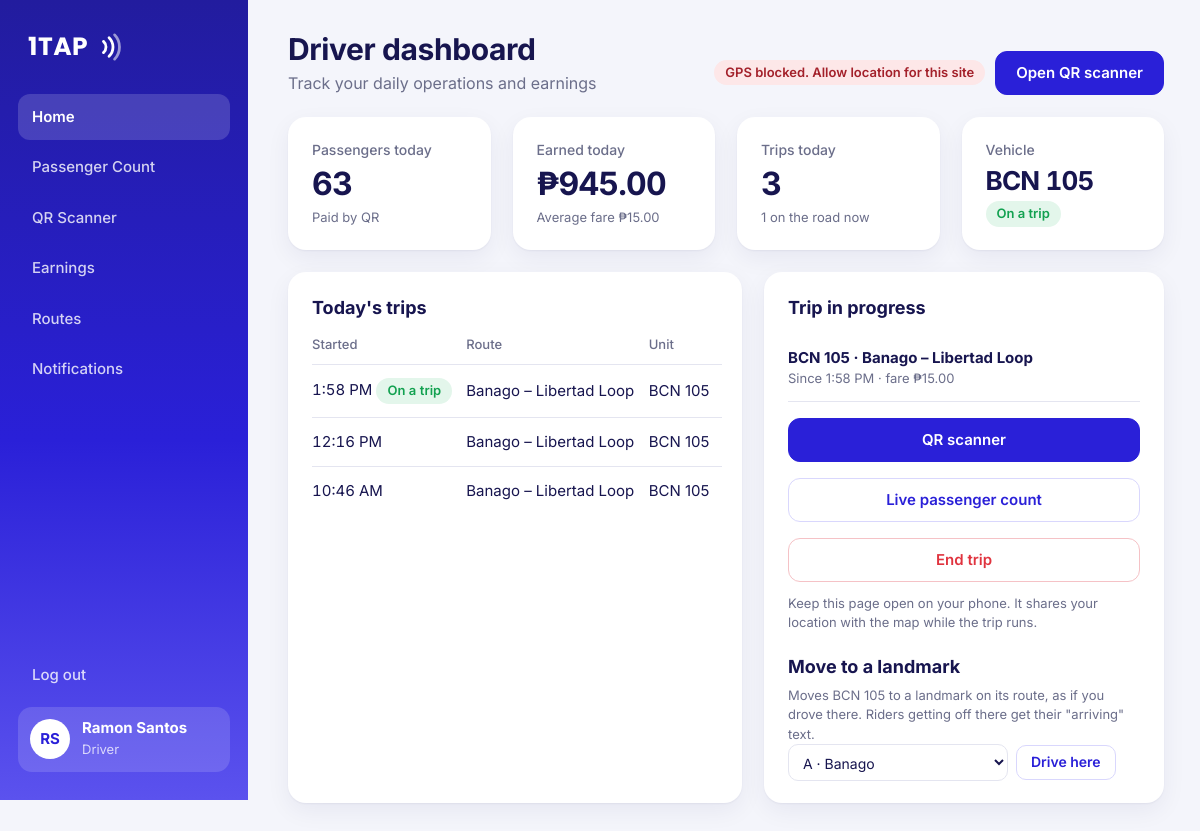
/controllers/driver_home.php (signed in), run on the app's committed database.
### tables this page shows
CREATE TABLE trips (
  trip_id     INT UNSIGNED NOT NULL AUTO_INCREMENT,
  unit_id     SMALLINT UNSIGNED NOT NULL,
  route_id    SMALLINT UNSIGNED NOT NULL,
  driver_id   INT UNSIGNED NOT NULL,
  started_at  DATETIME NOT NULL,
  ended_at    DATETIME NULL,
  PRIMARY KEY (trip_id),
  KEY idx_trips_driver (driver_id, started_at),
  KEY idx_trips_unit (unit_id, ended_at),
  CONSTRAINT fk_trips_unit FOREIGN KEY (unit_id) REFERENCES jeepneys (unit_id),
  CONSTRAINT fk_trips_route FOREIGN KEY (route_id) REFERENCES routes (route_id),
  CONSTRAINT fk_trips_driver FOREIGN KEY (driver_id) REFERENCES users (user_id)
);

CREATE TABLE jeepneys (
  unit_id      SMALLINT UNSIGNED NOT NULL AUTO_INCREMENT,
  operator_id  INT UNSIGNED NOT NULL,
  route_id     SMALLINT UNSIGNED NULL,              
  unit_code    VARCHAR(20) NOT NULL,
  plate_no     VARCHAR(20) NOT NULL,
  capacity     TINYINT UNSIGNED NOT NULL DEFAULT 25,
  status       ENUM('active','breakdown','offline') NOT NULL DEFAULT 'active',
  simulated    TINYINT(1) NOT NULL DEFAULT 0,       
  PRIMARY KEY (unit_id),
  UNIQUE KEY uq_unit_code (unit_code),
  KEY idx_units_route (route_id),
  CONSTRAINT fk_jeepneys_operator FOREIGN KEY (operator_id) REFERENCES users (user_id),
  CONSTRAINT fk_jeepneys_route FOREIGN KEY (route_id) REFERENCES routes (route_id) ON DELETE SET NULL
);

CREATE TABLE routes (
  route_id     SMALLINT UNSIGNED NOT NULL AUTO_INCREMENT,
  route_name   VARCHAR(100) NOT NULL,               
  short_name   VARCHAR(40) NOT NULL,                
  origin       VARCHAR(60) NOT NULL,
  destination  VARCHAR(60) NOT NULL,
  base_fare    DECIMAL(6,2) NOT NULL,
  color        CHAR(7) NOT NULL DEFAULT '#2A20D8',  
  PRIMARY KEY (route_id)
);

### controllers/driver_home.php (called while the page is built, shortened)
<?php
require_once '../config/db_connect.php';
require_once '../includes/functions.php';
require_once '../models/trip_model.php';
require_once '../models/fare_model.php';
require_once '../models/route_model.php';
$driver_id = (int) $_SESSION['user_id'];
$trip = get_active_trip($conn, $driver_id);
$totals = get_driver_totals($conn, $driver_id, date('Y-m-d 00:00:00'));
$trips = get_todays_trips($conn, $driver_id);
$trip_stops = $trip ? get_route_stops($conn, (int) $trip['route_id']) : [];
include '../views/driver/home.php';

### models/trip_model.php (called while the page is built, shortened)
<?php
require_once __DIR__ . '/fare_model.php';
function get_active_trip($conn, $driver_id)
{
    $stmt = $conn->prepare("SELECT t.*, j.unit_code, j.capacity, j.plate_no, r.route_name, r.base_fare
                            FROM trips t
                            JOIN jeepneys j ON j.unit_id = t.unit_id
                            JOIN routes r ON r.route_id = t.route_id
                            WHERE t.driver_id = ? AND t.ended_at IS NULL
                            ORDER BY t.started_at DESC LIMIT 1");
    $stmt->bind_param("i", $driver_id);
    $stmt->execute();
    return $stmt->get_result()->fetch_assoc();
}
function get_todays_trips($conn, $driver_id)
{
    $from = date('Y-m-d 00:00:00');
    $stmt = $conn->prepare("SELECT t.trip_id, t.started_at, t.ended_at, r.route_name, j.unit_code,
                                   COUNT(f.txn_id) AS passengers, COALESCE(SUM(f.amount), 0) AS collected
                            FROM trips t
                            JOIN routes r ON r.route_id = t.route_id
                            JOIN jeepneys j ON j.unit_id = t.unit_id
                            LEFT JOIN fare_transactions f ON f.trip_id = t.trip_id AND f.status = 'paid'
                            WHERE t.driver_id = ? AND t.started_at >= ?
                            GROUP BY t.trip_id, t.started_at, t.ended_at, r.route_name, j.unit_code
                            ORDER BY t.started_at DESC");
    $stmt->bind_param("is", $driver_id, $from);
    $stmt->execute();
    return $stmt->get_result()->fetch_all(MYSQLI_ASSOC);
}

### models/fare_model.php (called while the page is built, shortened)
<?php
function get_driver_totals($conn, $driver_id, $from)
{
    $stmt = $conn->prepare("SELECT COUNT(f.txn_id) AS passengers, COALESCE(SUM(f.amount), 0) AS earnings,
                                   COUNT(DISTINCT t.trip_id) AS trips
                            FROM trips t
                            LEFT JOIN fare_transactions f ON f.trip_id = t.trip_id AND f.status = 'paid'
                            WHERE t.driver_id = ? AND t.started_at >= ?");
    $stmt->bind_param("is", $driver_id, $from);
    $stmt->execute();
    return $stmt->get_result()->fetch_assoc();
}

### models/route_model.php (called while the page is built, shortened)
<?php
function get_route_stops($conn, $route_id)
{
    $stmt = $conn->prepare("SELECT * FROM route_stops WHERE route_id = ? ORDER BY seq");
    $stmt->bind_param("i", $route_id);
    $stmt->execute();
    return $stmt->get_result()->fetch_all(MYSQLI_ASSOC);
}

### views/driver/home.php (the view, shortened to what this page needs)
<?php include '../views/partials/dashboard_top.php'; ?>
<?php
$tools = $trip ? '<span class="pill pill-brand gps-state" data-gps-state>' . icon('gps') . 'GPS starting…</span><a class="btn" href="driver_scan.php">' . icon('scan') . 'Open QR scanner</a>' : '';
page_head('Driver dashboard', 'Track your daily operations and earnings', $tools);
?>
<div class="row cols-4">
    <div class="card stat-card"><div class="label">Passengers today<?= icon('users') ?></div><div class="value"><?= (int) $totals['passengers'] ?></div><div class="sub">Paid by QR</div></div>
    <div class="card stat-card"><div class="label">Earned today<?= icon('peso') ?></div><div class="value"><?= peso($totals['earnings']) ?></div>
        <div class="sub"><?= $totals['passengers'] ? 'Average fare ' . peso($totals['earnings'] / $totals['passengers']) : 'No fares yet today' ?></div></div>
    <div class="card stat-card"><div class="label">Trips today<?= icon('route') ?></div><div class="value"><?= (int) $totals['trips'] ?></div><div class="sub"><?= $trip ? '1 on the road now' : 'None running' ?></div></div>
    <div class="card stat-card"><div class="label">Vehicle<?= icon('bus') ?></div>
        <div class="value" style="font-size:26px"><?= $trip ? e($trip['unit_code']) : '—' ?></div><div class="sub"><?= $trip ? pill('on_trip') : 'Start a trip to pick a unit' ?></div></div>
</div>
<div class="row cols-main">
    <div class="card">
        <h3>Today's trips</h3>
        <?php if (!$trips): ?><p class="empty">No trips yet today.</p><?php else: ?>
        <div class="table-scroll"><table class="data">
            <thead><tr><th>Started</th><th>Route</th><th>Unit</th><th>Passengers</th><th class="r">Fares</th></tr></thead>
            <tbody><?php foreach ($trips as $t): ?>
                <tr><td class="num"><?= e(fmt_time($t['started_at'])) ?><?= $t['ended_at'] ? '' : ' ' . pill('on_trip') ?></td><td><?= e($t['route_name']) ?></td><td><?= e($t['unit_code']) ?></td>
                    <td class="num"><?= (int) $t['passengers'] ?></td><td class="r num"><?= peso($t['collected']) ?></td></tr>
            <?php endforeach; ?></tbody>
        </table></div>
        <?php endif; ?>
    </div>
    <div class="card">
        <?php if ($trip): ?>
            <h3>Trip in progress</h3>
            <div class="list-row"><div class="who"><b><?= e($trip['unit_code']) ?> · <?= e($trip['route_name']) ?></b><span>Since <?= e(fmt_time($trip['started_at'])) ?> · fare <?= peso($trip['base_fare']) ?></span></div></div>
            <div class="form-stack" style="margin-top:16px">
                <a class="btn block" href="driver_scan.php"><?= icon('scan') ?>QR scanner</a>
                <a class="btn ghost block" href="driver_count.php"><?= icon('users') ?>Live passenger count</a>
                <form method="post" action="driver_home.php" data-confirm="End this trip? The scanner stops taking fares.">
                    <?= csrf_field() ?><input type="hidden" name="action" value="end"><button class="btn danger block" type="submit"><?= icon('stop') ?>End trip</button></form>
            </div>
            <p class="hint" style="margin-top:12px">Keep this page open on your phone. It shares your location with the map while the trip runs.</p>
            <?php if (PRESENTATION_TOOLS): ?>
            <h3 style="margin:20px 0 6px">Move to a landmark</h3>
            <p class="hint" style="margin-top:0">Moves <?= e($trip['unit_code']) ?> to a landmark on its route, as if you drove there. Riders getting off there get their "arriving" text.</p>
            <div class="inline-form" style="flex-wrap:wrap">
                <select class="input" id="simStop" style="min-width:220px">
                    <?php foreach ($trip_stops as $i => $stop): ?>
                        <option value="<?= e($stop['latitude'] . ',' . $stop['longitude']) ?>"><?= $i === 0 ? 'A · ' : ($i === count($trip_stops) - 1 ? 'B · ' : '') ?><?= e($stop['name']) ?></option>
                    <?php endforeach; ?>
                </select>
                <button class="btn sm ghost" type="button" id="simGo"><?= icon('gps') ?>Drive here</button>
            </div>
            <?php endif; ?>
        <?php endif; ?>
    </div>
</div>
<?php include '../views/partials/dashboard_bottom.php'; ?>

### includes/functions.php (shortened to what this page needs)
<?php
function e($value)
{
    return htmlspecialchars((string) ($value ?? ''), ENT_QUOTES, 'UTF-8');
}
function peso($amount, $decimals = 2)
{
    return '₱' . number_format((float) $amount, $decimals);
}
function logo($white = false)
{
    return '<span class="logo' . ($white ? ' white' : '') . '">1TAP'
        . '<svg viewBox="0 0 30 30" fill="none" stroke="currentColor" stroke-width="3" stroke-linecap="round" aria-hidden="true">'
        . '<path d="M8 9a8 8 0 0 1 0 12"/><path d="M14 5a14 14 0 0 1 0 20"/><path d="M20 2a19 19 0 0 1 0 26" opacity=".55"/></svg></span>';
}
function fmt_time($datetime)
{
    return $datetime ? date('g:i A', strtotime($datetime)) : '—';
}
function pill($status)
{
    $labels = [
        'paid'            => ['green', 'Paid'],
        'blocked_full'    => ['amber', 'Blocked · full'],
        'blocked_balance' => ['red', 'Blocked · low balance'],
        'blocked_frozen'  => ['red', 'Blocked · QR frozen'],
        'active'          => ['green', 'Active'],
        'breakdown'       => ['red', 'Breakdown'],
        'offline'         => ['gray', 'Offline'],
        'inactive'        => ['gray', 'Deactivated'],
        'frozen'          => ['red', 'Frozen'],
        'on_trip'         => ['green', 'On a trip'],
        'parked'          => ['brand', 'Parked'],
        'reload'          => ['brand', 'Reload'],
    ];
    $tone = 'gray';
    $label = ucfirst($status);
    if (isset($labels[$status])) {
        $tone = $labels[$status][0];
        $label = $labels[$status][1];
    }
    return '<span class="pill pill-' . $tone . '">' . e($label) . '</span>';
}
function page_head($heading, $sub = '', $tools = '')
{
    echo '<div class="page-head">';
    echo '<div style="display:flex;gap:14px;align-items:center;min-width:0">';
    echo '<div style="min-width:0"><h1>' . e($heading) . '</h1>';
    if ($sub !== '') {
        echo '<p>' . e($sub) . '</p>';
    }
    echo '</div></div>';
    if ($tools !== '') {
        echo '<div class="tools">' . $tools . '</div>';
    }
    echo '</div>';
}

### data on the page
trips: unit.unit_code "BCN 105", started_at "1:58 PM", route.route_name "Banago – Libertad Loop", route.base_fare "₱15.00"
trips: started_at "12:16 PM", route.route_name "Banago – Libertad Loop", unit.unit_code "BCN 105"
trips: started_at "10:46 AM", route.route_name "Banago – Libertad Loop", unit.unit_code "BCN 105"

### other printed values
$item[2] "Home"
$item[2] "Passenger Count"
$item[2] "QR Scanner"
$item[2] "Earnings"
$item[2] "Routes"
$item[2] "Notifications"
initials($my_name) "RS"
$my_name "Ramon Santos"
$role_labels[$my_role] "Driver"
$heading "Driver dashboard"
$sub "Track your daily operations and earnings"
$totals['passengers'] "63"
peso($totals['earnings']) "₱945.00"
peso($totals['earnings'] / $totals['passengers']) "₱15.00"
$totals['trips'] "3"
